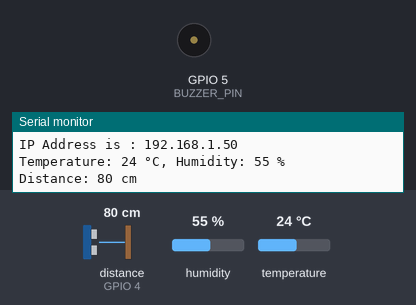
This sketch was run on a simulated ESP32. Shown: buzzer (waves = sounding, pin HIGH), the last lines printed to the serial monitor. Wiring (inferred from the names in the program): ultrasonic range finder: trigger GPIO 2; echo GPIO 4. Inputs (shaded band) come from the test bench; at power-on: distance to the obstacle (sensor on GPIO 4) 80 cm, temperature 24 °C, humidity 55 %. The echo pulse lasts 58.3 µs per cm; WiFi joins after 1.5 s; servers stay silent unless stated; pins used as bus, display or sensor lines are not drawn.

Above: at 3.7 s.
3.8 s: distance to the obstacle (sensor on GPIO 4) set to 17 cm
5.6 s: distance to the obstacle (sensor on GPIO 4) set to 13 cm
At 7.2 s:
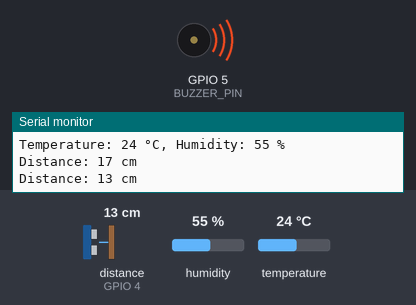
12.6 s: distance to the obstacle (sensor on GPIO 4) set to 18 cm
14.4 s: temperature set to 27 °C
At 17.2 s:
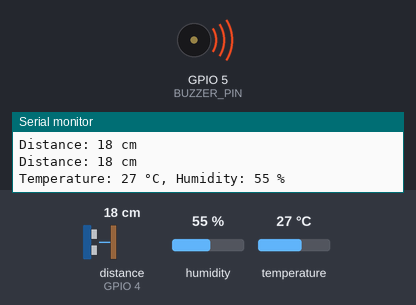
21.4 s: temperature set to 12 °C
Timing chart, 0 to 24.2 s (numbered marks = the images above; inputs shaded):
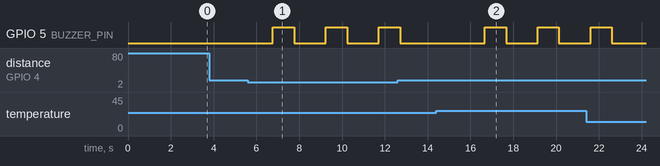

The sketch:

esp32code.ino
```cpp
#include <WiFi.h>
#include <IOXhop_FirebaseESP32.h>
#include <DHT.h>

#define FIREBASE_HOST "androidstatus-8ebf1.firebaseio.com"

//https://androidstatus-8ebf1.firebaseio.com/

#define FIREBASE_AUTH "AIzaSyAdD0OqUE8lO2JBjaHVE4OUdPZu9n2kO-s"
#define WIFI_SSID "Abhishek"
#define WIFI_PASSWORD "12345678"
#define DHT_PIN 16       // Define the pin to which the DATA pin of the DHT sensor is connected
#define DHT_TYPE DHT11   // Set the type of DHT sensor you are using (DHT11 or DHT22)
#define ULTRASONIC_PIN_TRIGGER 2  // Set the pin for the ultrasonic sensor trigger
#define ULTRASONIC_PIN_ECHO 4     // Set the pin for the ultrasonic sensor echo
#define BUZZER_PIN 5  // Set the pin for the buzzer

DHT dht(DHT_PIN, DHT_TYPE);

unsigned long previousMillisDHT = 0;
unsigned long previousMillisUltrasonic = 0;
const long intervalDHT = 2000;       // Interval for DHT sensor readings in milliseconds
const long intervalUltrasonic = 1000;  // Interval for ultrasonic sensor readings in milliseconds

void setup() {
  Serial.begin(9600);
  delay(1000);
  WiFi.begin(WIFI_SSID, WIFI_PASSWORD);
  Serial.print("Connecting to ");
  Serial.print(WIFI_SSID);
  delay(1000);

  while (WiFi.status() != WL_CONNECTED) {
    Serial.print(".");
    delay(500);
  }

  pinMode(ULTRASONIC_PIN_TRIGGER, OUTPUT);
  pinMode(ULTRASONIC_PIN_ECHO, INPUT);
  pinMode(BUZZER_PIN, OUTPUT);

  Serial.println();
  Serial.print("Connected to ");
  Serial.println(WIFI_SSID);

  Serial.print("IP Address is : ");
  Serial.println(WiFi.localIP());

  Firebase.begin(FIREBASE_HOST, FIREBASE_AUTH);
}

float getUltrasonicDistance() {
  // Trigger ultrasonic sensor
  digitalWrite(ULTRASONIC_PIN_TRIGGER, LOW);
  delayMicroseconds(2);
  digitalWrite(ULTRASONIC_PIN_TRIGGER, HIGH);
  delayMicroseconds(10);
  digitalWrite(ULTRASONIC_PIN_TRIGGER, LOW);

  // Measure the duration of the pulse on the echo pin
  float duration = pulseIn(ULTRASONIC_PIN_ECHO, HIGH);

  // Convert the duration to distance (in cm)
  float distance = (duration * 0.0343) / 2;

  return distance;
}

void loop() {
  unsigned long currentMillis = millis();

  // Read DHT sensor data every 2 seconds
  if (currentMillis - previousMillisDHT >= intervalDHT) {
    previousMillisDHT = currentMillis;

    float temperature = dht.readTemperature();
    float humidity = dht.readHumidity();

    int roundedTemperature = round(temperature);
    int roundedHumidity = round(humidity);

    Firebase.setInt("values/temperature", roundedTemperature);
    Firebase.setInt("values/humidity", roundedHumidity);

    Serial.print("Temperature: ");
    Serial.print(roundedTemperature);
    Serial.print(" °C, Humidity: ");
    Serial.print(roundedHumidity);
    Serial.println(" %");

    // Check if temperature is above 25°C
    if (roundedTemperature > 25) {
      activateBuzzer();
    }
  }

  // Read ultrasonic sensor data every 1 second
  if (currentMillis - previousMillisUltrasonic >= intervalUltrasonic) {
    previousMillisUltrasonic = currentMillis;

    float distance = getUltrasonicDistance();
    int roundedDistance = round(distance);

    Firebase.setInt("values/waterLevel", roundedDistance);

    Serial.print("Distance: ");
    Serial.print(roundedDistance);
    Serial.println(" cm");

    // Check if distance is less than or equal to 15 cm
    if (roundedDistance <= 15) {
      activateBuzzer();
    }
  }

  // Print rounded data to Serial Monitor

  delay(1000);  // Delay for 1 second between Firebase updates
}

void activateBuzzer() {
  // Activate the buzzer (you can customize this function based on your buzzer type and wiring)
  digitalWrite(BUZZER_PIN, HIGH);
  delay(1000);  // Buzz for 1 second (adjust as needed)
  digitalWrite(BUZZER_PIN, LOW);
}
```

Measured:
- the behaviour switches between 16 and 15 cm on distance to the obstacle (sensor on GPIO 4) (found by bisection; images 0 and 1)
- the behaviour switches between 25 and 26 °C on temperature (found by bisection; images 1 and 2)
- after the input at 5.6 s, GPIO 5 (BUZZER_PIN): alternates HIGH for 1.0 s and LOW for 1.5 s, starting after 1.2 s
- after the input at 14.4 s, GPIO 5 (BUZZER_PIN): alternates HIGH for 1.0 s and LOW for 1.5 s, starting after 2.3 s
